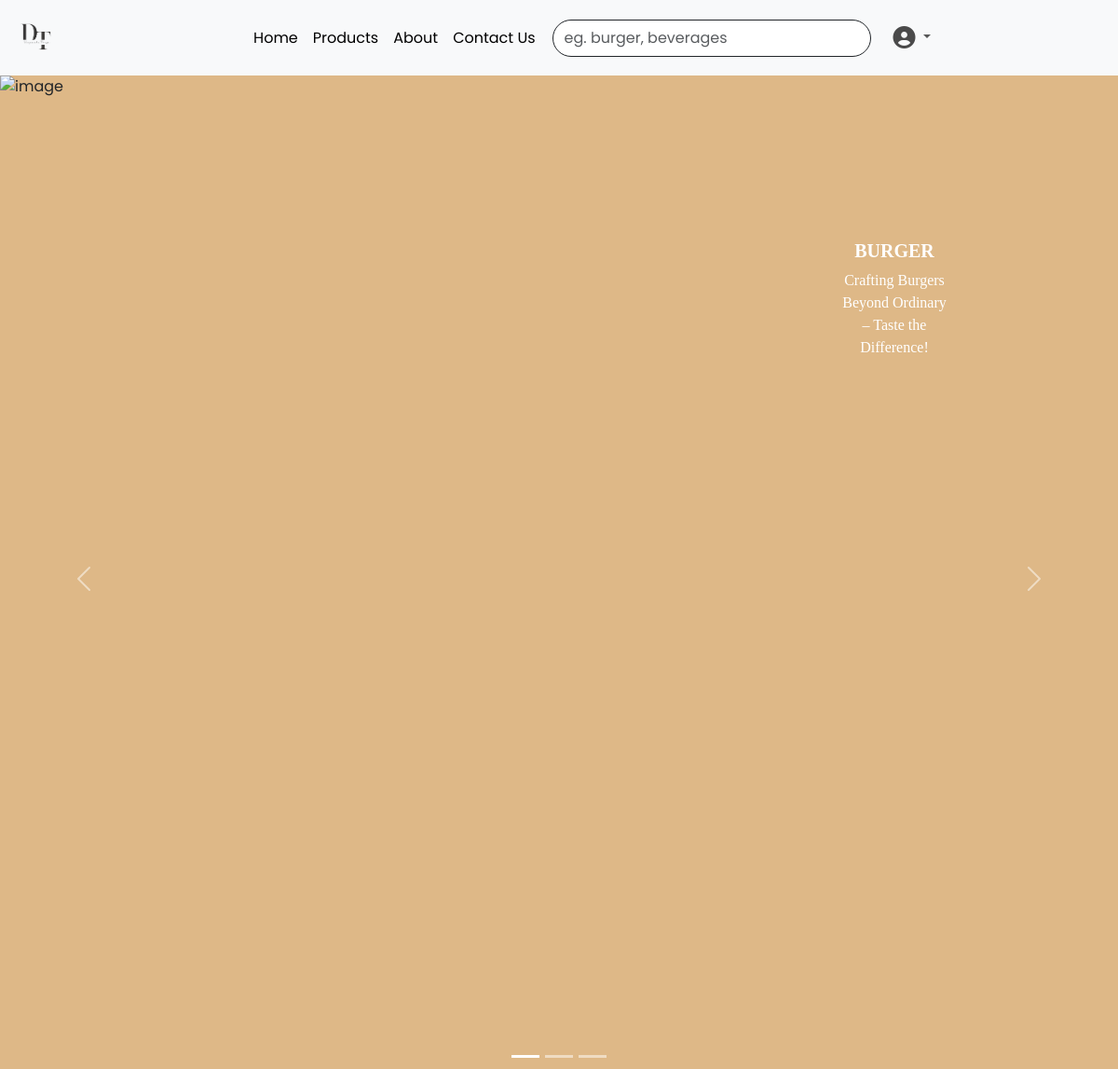
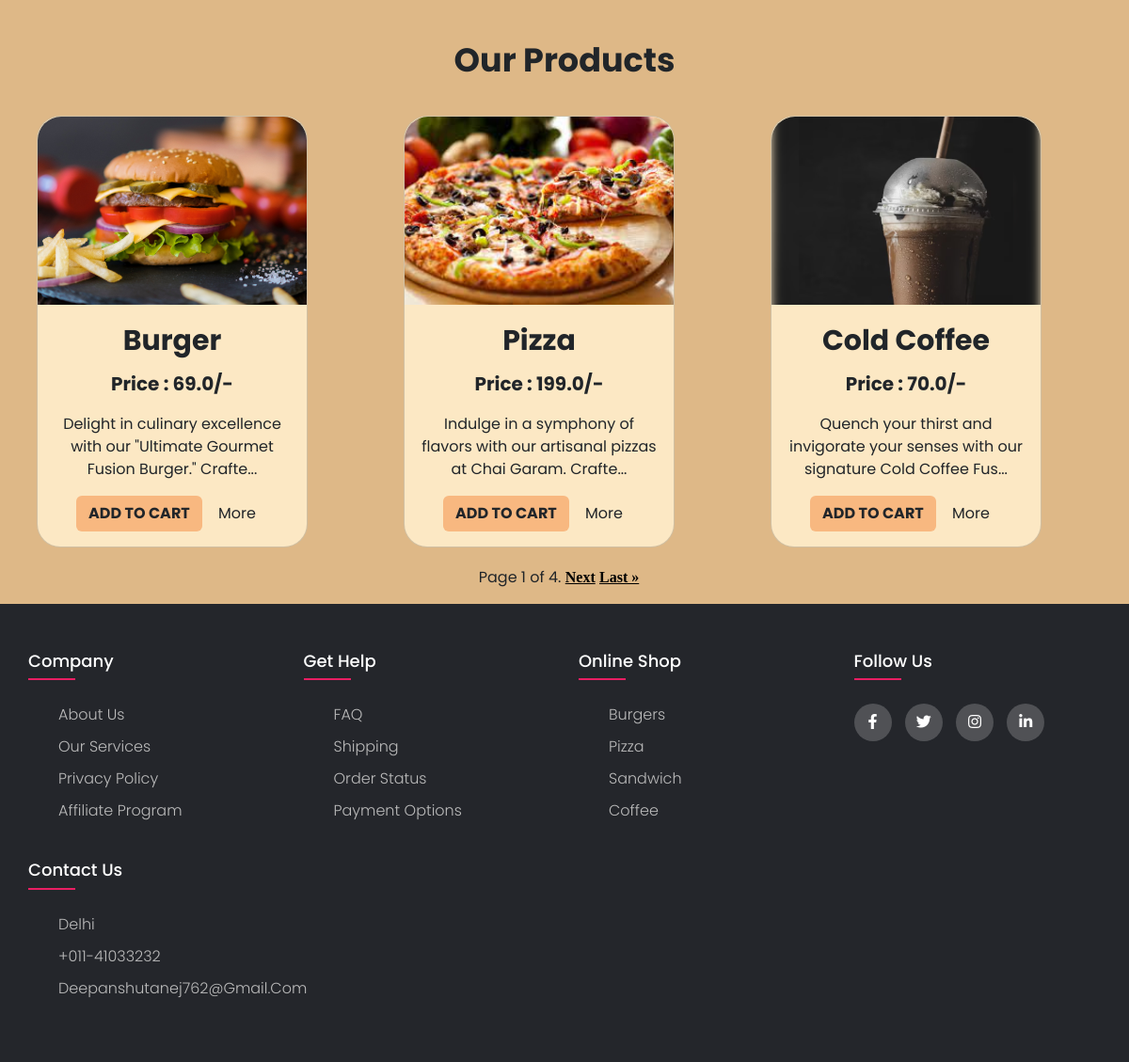
The page / on the database its author committed (2 pictures, top to bottom).
### test1/models.py (models this page shows)
class Product(models.Model):
    Title = models.CharField(max_length=30)
    product_id= models.CharField(max_length=30,unique=True)
    Description = models.CharField(max_length=1000)
    price = models.FloatField(max_length=30)
    img = models.ImageField(upload_to='images/')
    category = models.CharField(max_length=30)

### test1/views.py (the view)
# urls.py: 2. Add a URL to urlpatterns:  path('', views.home, name='home')
def home(request):
    myproduct = Product.objects.all()
    paginator = Paginator(myproduct, 3)
    page_number = request.GET.get("page")
    page_obj = paginator.get_page(page_number)
    return render(request,'test1/home.html',{'page_obj':page_obj})

### test1/templates/test1/home.html (shortened to what this page needs)
<!DOCTYPE html>
<html lang="en">
<head>
  <link href="https://cdn.jsdelivr.net/npm/bootstrap@5.3.1/dist/css/bootstrap.min.css" rel="stylesheet"
>
</head>
<body >
  {% include 'test1/navbar.html' %}
<div style="background-color: burlywood; ">
  <div id="carouselExampleCaptions" class="carousel slide">
    <div class="carousel-indicators">
      <button type="button" data-bs-target="#carouselExampleCaptions" data-bs-slide-to="0" class="active"
        aria-current="true" aria-label="Slide 1"></button>
      <button type="button" data-bs-target="#carouselExampleCaptions" data-bs-slide-to="1"
        aria-label="Slide 2"></button>
      <button type="button" data-bs-target="#carouselExampleCaptions" data-bs-slide-to="2"
        aria-label="Slide 3"></button>
    </div>
    <div class="carousel-inner h-100 ">
      <div class="carousel-item active">
        <img
          src="https://images.pexels.com/photos/1556688/pexels-photo-1556688.jpeg?auto=compress&cs=tinysrgb&w=1260&h=750&dpr=2"
          id="burger" class="d-block w-100" alt="image" style="width: 100%;">
        <div class="carousel-caption d-none d-md-block "
          style="width: 200vmin 200vmin; margin-bottom : 60vmin ;margin-left: 60vmin;">
          <h5 style=" font-family: Cambria, Cochin, Georgia, Times, 'Times New Roman', serif; font-weight: bold;">BURGER
          </h5>
          <p style=" font-family: 'Times New Roman', Times, serif; ">Crafting Burgers Beyond Ordinary – Taste the
            Difference!</p>
        </div>
      </div>
    </div>
    <button class="carousel-control-prev" type="button" data-bs-target="#carouselExampleCaptions" data-bs-slide="prev">
      <span class="carousel-control-prev-icon" aria-hidden="true"></span>
    </button>
    <button class="carousel-control-next" type="button" data-bs-target="#carouselExampleCaptions" data-bs-slide="next">
      <span class="carousel-control-next-icon" aria-hidden="true"></span>
    </button>
  </div>
  <div class="container text-center mt-4">
    <p style="font-weight: bolder; font-size: 35px;">Our Products</p>
  </div>
  <div class="container text-center" style="background-color:burlywood;">
    <div class="row">
      {% for y in page_obj %}
      <div class="col">
        <div class="container text-center"style="background-color: burlywood; ">
          <div class="card mb-3 mt-3" style="width: 18rem;background-color:rgb(252, 232, 196); border-radius: 25px;">
            <img src="{{ y.img.url }}" class="card-img-top" alt="image"
              style="  width: 100%; height: 300px;object-fit: cover;object-position: 50% 40%;max-block-size: 200px; border-radius: 25px 25px 0 0;">
            <div class="card-body">
              <p class="card-title" style="font-weight: bold;font-size: 30px;">{{ y.Title }}</p>
              <p style="font-weight: bold;font-size: 20px;">Price : {{y.price}}/-</p>
              <p>{{y.Description|slice:":80"}}...</p>
              <a href="#" class="btn" style="background-color:rgb(248, 184, 128); font-weight: bolder;">ADD TO CART</a>
              <a class="btn" href="{{y.id}}">More</a>
            </div>
          </div>
        </div>
      </div>
      {% endfor %}
      <div class="pagination mb-3 mt-1">
        <span class="step-links" style="width: 180vmin;">
          <span class="current">
            Page {{ page_obj.number }} of {{ page_obj.paginator.num_pages }}.
          </span>
          {% if page_obj.has_next %}
          <a href="?page={{ page_obj.next_page_number }}"
            style="color: black; font-family: 'Times New Roman', Times, serif; font-weight: bold;">Next</a>
          <a href="?page={{ page_obj.paginator.num_pages }}"
            style="color: black; font-family: 'Times New Roman', Times, serif; font-weight: bolder">Last &raquo;</a>
          {% endif %}
        </span>
      </div>
    </div>
  </div>
</div>
  <div>
    {% include 'test1/footer.html' %}
  </div>
</body>
</html>

### test1/templates/test1/navbar.html (shortened to what this page needs)
<!DOCTYPE html>
<html lang="en">
<head>
  <link href="https://cdn.jsdelivr.net/npm/bootstrap@5.3.1/dist/css/bootstrap.min.css" rel="stylesheet"
>
</head>
<body>
  <nav class="navbar navbar-expand-lg bg-body-tertiary">
    <div class="container-fluid">
      <a class="navbar-brand " href='home'>
        <img src="images/DT1.png" id="logo">
      </a>
      <div class="collapse navbar-collapse" id="navbarNav"
        style="display: flex;align-items: center;justify-content: center;">
        <ul class="navbar-nav">
          <li class="nav-item">
            <a class="nav-link active" aria-current="page" href="{% url 'home' %}">Home</a>
          </li>
          <li class="nav-item">
            <a class="nav-link active" href="{% url 'allproducts' %}">Products</a>
          </li>
          <li class="nav-item">
            <a class="nav-link active" href="{% url 'aboutus' %}">About</a>
          </li>
          <li class="nav-item">
            <a class="nav-link active " href="{% url 'contactus' %}">Contact Us</a>
          </li>
          <form class="d-flex" role="search" method="post" action="search">
            <input class="form-control me-2" type="search" placeholder="eg. burger, beverages" aria-label="Search" name="search1"
              id="field1" style="margin-left: 10px;border: 1px solid;border-radius: 34px;">
          </form>
          <li class="nav-item dropdown" >
            <a class="nav-link dropdown-toggle" href="#" role="button" data-bs-toggle="dropdown" aria-expanded="false">
              <i class="fa-solid fa-circle-user fa-xl" style="color: rgb(74, 74, 74); margin-left: 8px;"></i>
            </a>
          </li>
        </ul>
      </div>
    </div>
  </nav>
</body>
</html>

### test1/templates/test1/footer.html (shortened to what this page needs)
<!DOCTYPE html>
<html lang="en">
<head>
	{% load static %}
	<link rel="stylesheet" href="{% static 'css/style.css' %}">
	<link rel="stylesheet" type="text/css"
		href="https://cdnjs.cloudflare.com/ajax/libs/font-awesome/5.15.1/css/all.min.css">
</head>
<body>
	<footer class="footer">
		<div class="container">
			<div class="row">
				<div class="footer-col">
					<h4>Company</h4>
					<ul>
						<li><a href="aboutus">about us</a></li>
						<li><a href="#">our services</a></li>
						<li><a href="#">privacy policy</a></li>
						<li><a href="#">affiliate program</a></li>
					</ul>
				</div>
				<div class="footer-col">
					<h4>get help</h4>
					<ul>
						<li><a href="#">FAQ</a></li>
						<li><a href="#">shipping</a></li>
						<li><a href="#">order status</a></li>
						<li><a href="#">payment options</a></li>
					</ul>
				</div>
				<div class="footer-col">
					<h4>online shop</h4>
					<ul>
						<li><a href="#">Burgers</a></li>
						<li><a href="#">Pizza</a></li>
						<li><a href="#">Sandwich</a></li>
						<li><a href="#">Coffee</a></li>
					</ul>
				</div>
				<div class="footer-col">
					<h4>follow us</h4>
					<div class="social-links">
						<a href="https://www.facebook.com/deepanshu.taneja.140?mibextid=ZbWKwL"><i
								class="fab fa-facebook-f"></i></a>
						<a href="#"><i class="fab fa-twitter"></i></a>
						<a href="https://instagram.com/taneja_deepanshu04?utm_source=qr&igshid=ZDc4ODBmNjlmNQ%3D%3D"><i
								class="fab fa-instagram"></i></a>
						<a href="#"><i class="fab fa-linkedin-in"></i></a>
					</div>
				</div>
				<div class="footer-col">
					<br>
					<h4>Contact Us</h4>
					<ul>
						<li><a href="#">Delhi</a></li>
						<li><a href="#">+011-41033232</a></li>
						<li><a href="#">deepanshutanej762@gmail.com</a></li>
					</ul>
				</div>
			</div>
		</div>
	</footer>
</body>
</html>

### test1/static/css/style.css (style rules this page uses)
body { line-height: 1.5; font-family: 'Poppins', sans-serif; }
* { margin:0; padding:0; box-sizing: border-box; }
.container { max-width: 1170px; margin:auto; }
.row { display: flex; flex-wrap: wrap; }
ul { list-style: none; }
.footer { background-color: #24262b; padding: 50px 0; }
.footer-col { width: 25%; padding: 0 15px; }
.footer-col h4 { font-size: 18px; color: #ffffff; text-transform: capitalize; margin-bottom: 35px; font-weight: 500; position: relative; }
.footer-col h4::before { content: ''; position: absolute; left:0; bottom: -10px; background-color: #e91e63; height: 2px; box-sizing: border-box; width: 50px; }
.footer-col ul li:not(:last-child) { margin-bottom: 10px; }
.footer-col ul li a { font-size: 16px; text-transform: capitalize; color: #ffffff; text-decoration: none; font-weight: 300; color: #bbbbbb; display: block; transition: all 0.3s ease; }
.footer-col .social-links a { display: inline-block; height: 40px; width: 40px; background-color: rgba(255,255,255,0.2); margin:0 10px 10px 0; text-align: center; line-height: 40px; border-radius: 50%; color: #ffffff; transition: all 0.5s ease; }

### test1/templates/test1/home.html (style rules this page uses)
.d-block { height: 90vmin; width: 100vmin; object-fit: cover; }
#burger { object-position: 20% 90%; }

### test1/templates/test1/navbar.html (style rules this page uses)
#logo { max-block-size: 55px; }

### rows shown on the page
Product: img (picture), Title "Burger", price "69.0", Description "Delight in culinary excellence with our \"Ultimate Gourmet Fusion Burger.\" Crafte"
Product: img (picture), Title "Pizza", price "199.0", Description "Indulge in a symphony of flavors with our artisanal pizzas at Chai Garam. Crafte"
Product: img (picture), Title "Cold Coffee", price "70.0", Description "Quench your thirst and invigorate your senses with our signature Cold Coffee Fus"

### other values the page prints
{{ page_obj.number }} "1"
{{ page_obj.paginator.num_pages }} "4"
